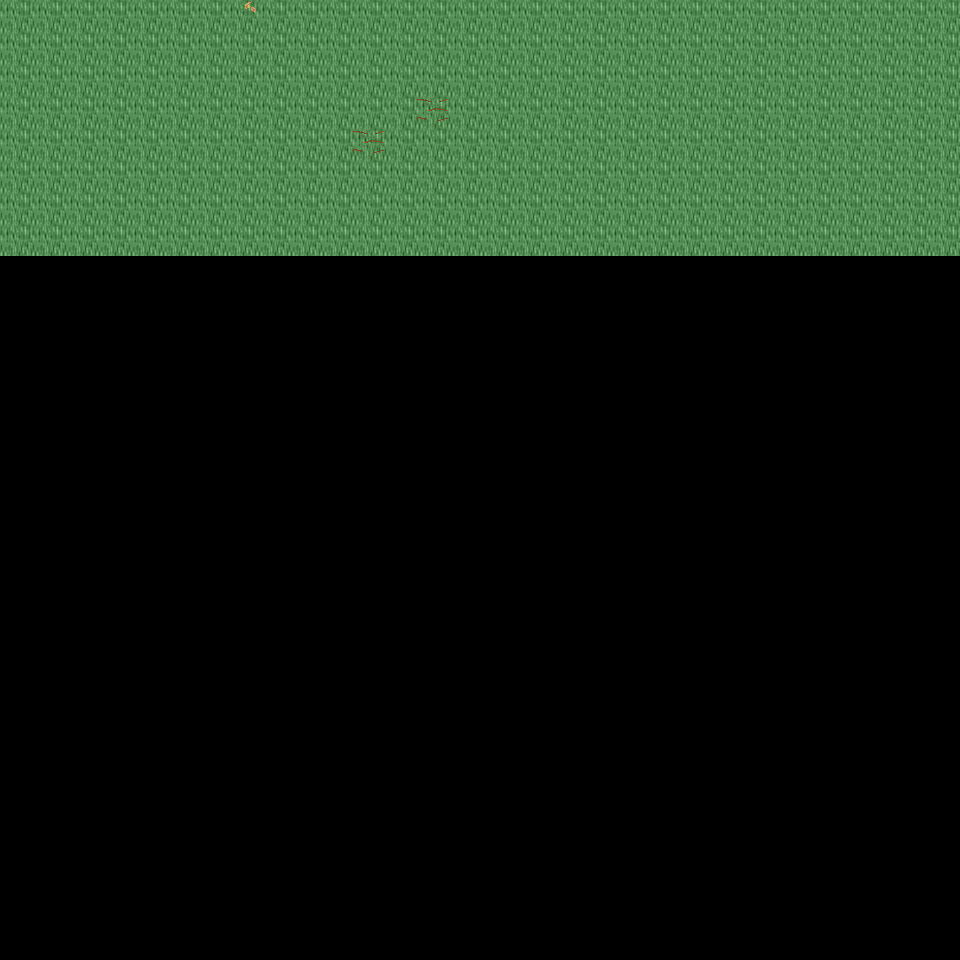

Tiled map render using the project's own tile images. Description and the map definition, with tile-layer contents summarised, below:
An orthogonal 30x30 tile map with 32x32 px tiles, 6 tile layers (Ground, Object, Object2, Above, ...), 50 tilesets and 3 objects (3x mapExit).

<map version="1.0" orientation="orthogonal" renderorder="right-down" width="30" height="30" tilewidth="32" tileheight="32" nextobjectid="4">
  <tileset firstgid="1" name="tileset_ground_ground" tilewidth="32" tileheight="32" tilecount="33" columns="3">
    <image source="../drawable/tileset_ground_ground.png" width="96" height="352" />
  </tileset>
  <tileset firstgid="34" name="tileset_building_castle" tilewidth="32" tileheight="32" tilecount="320" columns="20">
    <image source="../drawable/tileset_building_castle.png" width="640" height="512" />
  </tileset>
  <tileset firstgid="354" name="tileset_furniture_carpet_carpets_2" tilewidth="32" tileheight="32" tilecount="20" columns="4">
    <image source="../drawable/tileset_furniture_carpet_carpets_2.png" width="128" height="160" />
  </tileset>
  <tileset firstgid="374" name="tileset_ground_indoor_tiles" tilewidth="32" tileheight="32" tilecount="8" columns="2">
    <image source="../drawable/tileset_ground_indoor_tiles.png" width="64" height="128" />
  </tileset>
  <tileset firstgid="382" name="tileset_building_entrance_int_iron_bars" tilewidth="32" tileheight="32" tilecount="12" columns="3">
    <image source="../drawable/tileset_building_entrance_int_iron_bars.png" width="96" height="128" />
  </tileset>
  <tileset firstgid="394" name="tileset_plant_bush_hedge" tilewidth="32" tileheight="32" tilecount="35" columns="5">
    <image source="../drawable/tileset_plant_bush_hedge.png" width="160" height="224" />
  </tileset>
  <tileset firstgid="429" name="tileset_building_church" tilewidth="32" tileheight="32" tilecount="56" columns="8">
    <image source="../drawable/tileset_building_church.png" width="256" height="224" />
  </tileset>
  <tileset firstgid="485" name="tileset_logic_collision" tilewidth="32" tileheight="32" tilecount="1" columns="1">
    <image source="../drawable/tileset_logic_collision.png" width="32" height="32" />
  </tileset>
  <tileset firstgid="486" name="tileset_logic_item_vegetable" tilewidth="32" tileheight="32" tilecount="16" columns="8">
    <image source="../drawable/tileset_logic_item_vegetable.png" width="256" height="64" />
  </tileset>
  <tileset firstgid="502" name="tileset_ground_rock_rocks" tilewidth="32" tileheight="32" tilecount="4" columns="2">
    <image source="../drawable/tileset_ground_rock_rocks.png" width="64" height="64" />
  </tileset>
  <tileset firstgid="506" name="tileset_item_corpse_huge_animal" tilewidth="32" tileheight="32" tilecount="16" columns="2">
    <image source="../drawable/tileset_item_corpse_huge_animal.png" width="64" height="256" />
  </tileset>
  <tileset firstgid="522" name="tileset_plant_tree_dead_tree_4" tilewidth="32" tileheight="32" tilecount="20" columns="4">
    <image source="../drawable/tileset_plant_tree_dead_tree_4.png" width="128" height="160" />
  </tileset>
  <tileset firstgid="542" name="tileset_logic_creature_undead" tilewidth="32" tileheight="32" tilecount="16" columns="8">
    <image source="../drawable/tileset_logic_creature_undead.png" width="256" height="64" />
  </tileset>
  <tileset firstgid="558" name="tileset_plant_tree_dead_tree_2" tilewidth="32" tileheight="32" tilecount="20" columns="4">
    <image source="../drawable/tileset_plant_tree_dead_tree_2.png" width="128" height="160" />
  </tileset>
  <tileset firstgid="578" name="tileset_item_gothic_headstone_2" tilewidth="32" tileheight="32" tilecount="3" columns="1">
    <image source="../drawable/tileset_item_gothic_headstone_2.png" width="32" height="96" />
  </tileset>
  <tileset firstgid="581" name="tileset_building_house_3" tilewidth="32" tileheight="32" tilecount="48" columns="6">
    <image source="../drawable/tileset_building_house_3.png" width="192" height="256" />
  </tileset>
  <tileset firstgid="629" name="tileset_object_scarecrow" tilewidth="32" tileheight="32" tilecount="2" columns="1">
    <image source="../drawable/tileset_object_scarecrow.png" width="32" height="64" />
  </tileset>
  <tileset firstgid="631" name="tileset_plant_tree_fall_trees" tilewidth="32" tileheight="32" tilecount="40" columns="8">
    <image source="../drawable/tileset_plant_tree_fall_trees.png" width="256" height="160" />
  </tileset>
  <tileset firstgid="671" name="tileset_logic_creature_undead_fallen" tilewidth="32" tileheight="32" tilecount="16" columns="8">
    <image source="../drawable/tileset_logic_creature_undead_fallen.png" width="256" height="64" />
  </tileset>
  <tileset firstgid="687" name="tileset_building_decoration_orbpedestal" tilewidth="32" tileheight="32" tilecount="2" columns="1">
    <image source="../drawable/tileset_building_decoration_orbpedestal.png" width="32" height="64" />
  </tileset>
  <tileset firstgid="689" name="tileset_ground_rock_rocks_3" tilewidth="32" tileheight="32" tilecount="16" columns="4">
    <image source="../drawable/tileset_ground_rock_rocks_3.png" width="128" height="128" />
  </tileset>
  <tileset firstgid="705" name="tileset_plant_tree_chestnut_tree" tilewidth="32" tileheight="32" tilecount="20" columns="4">
    <image source="../drawable/tileset_plant_tree_chestnut_tree.png" width="128" height="160" />
  </tileset>
  <tileset firstgid="725" name="tileset_plant_stump_hollow_logs" tilewidth="32" tileheight="32" tilecount="6" columns="3">
    <image source="../drawable/tileset_plant_stump_hollow_logs.png" width="96" height="64" />
  </tileset>
  <tileset firstgid="731" name="tileset_logic_creature_golem" tilewidth="32" tileheight="32" tilecount="4" columns="4">
    <image source="../drawable/tileset_logic_creature_golem.png" width="128" height="32" />
  </tileset>
  <tileset firstgid="735" name="tileset_ground_grass_edges" tilewidth="32" tileheight="32" tilecount="36" columns="12">
    <image source="../drawable/tileset_ground_grass_edges.png" width="384" height="96" />
  </tileset>
  <tileset firstgid="771" name="tileset_ground_grass_corners" tilewidth="32" tileheight="32" tilecount="24" columns="6">
    <image source="../drawable/tileset_ground_grass_corners.png" width="192" height="128" />
  </tileset>
  <tileset firstgid="795" name="tileset_ground_water_pool" tilewidth="32" tileheight="32" tilecount="72" columns="3">
    <image source="../drawable/tileset_ground_water_pool.png" width="96" height="768" />
  </tileset>
  <tileset firstgid="867" name="tileset_ground_earth_edges" tilewidth="32" tileheight="32" tilecount="18" columns="6">
    <image source="../drawable/tileset_ground_earth_edges.png" width="192" height="96" />
  </tileset>
  <tileset firstgid="885" name="tileset_logic_creature_ent" tilewidth="32" tileheight="32" tilecount="4" columns="4">
    <image source="../drawable/tileset_logic_creature_ent.png" width="128" height="32" />
  </tileset>
  <tileset firstgid="889" name="tileset_plant_leaves" tilewidth="32" tileheight="32" tilecount="8" columns="4">
    <image source="../drawable/tileset_plant_leaves.png" width="128" height="64" />
  </tileset>
  <tileset firstgid="897" name="tileset_object_well_hoist" tilewidth="32" tileheight="32" tilecount="9" columns="3">
    <image source="../drawable/tileset_object_well_hoist.png" width="96" height="96" />
  </tileset>
  <tileset firstgid="906" name="tileset_building_stairs_grey_stone_stairs_down" tilewidth="32" tileheight="32" tilecount="6" columns="3">
    <image source="../drawable/tileset_building_stairs_grey_stone_stairs_down.png" width="96" height="64" />
  </tileset>
  <tileset firstgid="912" name="tileset_ground_green_paving" tilewidth="32" tileheight="32" tilecount="18" columns="3">
    <image source="../drawable/tileset_ground_green_paving.png" width="96" height="192" />
  </tileset>
  <tileset firstgid="930" name="tileset_plant_tree_tree_darkgreen" tilewidth="32" tileheight="32" tilecount="88" columns="8">
    <image source="../drawable/tileset_plant_tree_tree_darkgreen.png" width="256" height="352" />
  </tileset>
  <tileset firstgid="1018" name="tileset_light_dim_light_7x5" tilewidth="32" tileheight="32" tilecount="35" columns="7">
    <image source="../drawable/tileset_light_dim_light_7x5.png" width="224" height="160" />
  </tileset>
  <tileset firstgid="1053" name="tileset_furniture_light_lamp_bronze" tilewidth="32" tileheight="32" tilecount="3" columns="1">
    <image source="../drawable/tileset_furniture_light_lamp_bronze.png" width="32" height="96" />
  </tileset>
  <tileset firstgid="1056" name="tileset_light_light_5x5" tilewidth="32" tileheight="32" tilecount="25" columns="5">
    <image source="../drawable/tileset_light_light_5x5.png" width="160" height="160" />
  </tileset>
  <tileset firstgid="1081" name="tileset_plant_tree_pine_tree" tilewidth="32" tileheight="32" tilecount="20" columns="4">
    <image source="../drawable/tileset_plant_tree_pine_tree.png" width="128" height="160" />
  </tileset>
  <tileset firstgid="1101" name="tileset_plant_tree_pine_tree_1" tilewidth="32" tileheight="32" tilecount="20" columns="4">
    <image source="../drawable/tileset_plant_tree_pine_tree_1.png" width="128" height="160" />
  </tileset>
  <tileset firstgid="1121" name="tileset_furniture_chair_bench_wooden" tilewidth="32" tileheight="32" tilecount="8" columns="2">
    <image source="../drawable/tileset_furniture_chair_bench_wooden.png" width="64" height="128" />
  </tileset>
  <tileset firstgid="1129" name="tileset_plant_flower_flowers_mixed" tilewidth="32" tileheight="32" tilecount="16" columns="4">
    <image source="../drawable/tileset_plant_flower_flowers_mixed.png" width="128" height="128" />
  </tileset>
  <tileset firstgid="1145" name="tileset_building_thatched_roof_cottage1" tilewidth="32" tileheight="32" tilecount="20" columns="4">
    <image source="../drawable/tileset_building_thatched_roof_cottage1.png" width="128" height="160" />
  </tileset>
  <tileset firstgid="1165" name="tileset_item_blood_floor_stain" tilewidth="32" tileheight="32" tilecount="1" columns="1">
    <image source="../drawable/tileset_item_blood_floor_stain.png" width="32" height="32" />
  </tileset>
  <tileset firstgid="1166" name="tileset_item_firewood" tilewidth="32" tileheight="32" tilecount="12" columns="3">
    <image source="../drawable/tileset_item_firewood.png" width="96" height="128" />
  </tileset>
  <tileset firstgid="1178" name="tileset_item_gothic_headstone_1" tilewidth="32" tileheight="32" tilecount="1" columns="1">
    <image source="../drawable/tileset_item_gothic_headstone_1.png" width="32" height="32" />
  </tileset>
  <tileset firstgid="1179" name="tileset_item_gothic_tiny_headstone" tilewidth="32" tileheight="32" tilecount="1" columns="1">
    <image source="../drawable/tileset_item_gothic_tiny_headstone.png" width="32" height="32" />
  </tileset>
  <tileset firstgid="1180" name="tileset_plant_mosses" tilewidth="32" tileheight="32" tilecount="16" columns="4">
    <image source="../drawable/tileset_plant_mosses.png" width="128" height="128" />
  </tileset>
  <tileset firstgid="1196" name="tileset_building_fence_wooden_brown_fence" tilewidth="32" tileheight="32" tilecount="42" columns="7">
    <image source="../drawable/tileset_building_fence_wooden_brown_fence.png" width="224" height="192" />
  </tileset>
  <tileset firstgid="1238" name="tileset_logic_creature_undead_skeleton" tilewidth="32" tileheight="32" tilecount="6" columns="6">
    <image source="../drawable/tileset_logic_creature_undead_skeleton.png" width="192" height="32" />
  </tileset>
  <tileset firstgid="1244" name="tileset_logic_creature_undead_specter" tilewidth="32" tileheight="32" tilecount="6" columns="6">
    <image source="../drawable/tileset_logic_creature_undead_specter.png" width="192" height="32" />
  </tileset>
  <layer name="Ground" width="30" height="30">
    <data>[900 cells, 240 non-empty, 1 distinct tile ids]</data>
  </layer>
  <layer name="Object" width="30" height="30">
    <data>[900 cells, 3 non-empty, 2 distinct tile ids]</data>
  </layer>
  <layer name="Object2" width="30" height="30">
    <data>[900 cells, 0 non-empty, 0 distinct tile ids]</data>
  </layer>
  <layer name="Above" width="30" height="30">
    <data>[900 cells, 0 non-empty, 0 distinct tile ids]</data>
  </layer>
  <layer name="Above2" width="30" height="30">
    <data>[900 cells, 0 non-empty, 0 distinct tile ids]</data>
  </layer>
  <layer name="Walkable" width="30" height="30">
    <data>[900 cells, 0 non-empty, 0 distinct tile ids]</data>
  </layer>
  <objectgroup name="MapEvents">
    <object id="1" name="north" type="mapExit" x="0" y="0" width="960" height="32">
      <properties>
        <property name="map" value="level_0_x223_y62" />
        <property name="x" value="0" />
        <property name="y" value="28" />
      </properties>
    </object>
    <object id="2" name="west" type="mapExit" x="0" y="0" width="32" height="960">
      <properties>
        <property name="map" value="level_0_x222_y63" />
        <property name="x" value="28" />
        <property name="y" value="0" />
      </properties>
    </object>
    <object id="3" name="east" type="mapExit" x="928" y="0" width="32" height="960">
      <properties>
        <property name="map" value="level_0_x224_y63" />
        <property name="x" value="1" />
        <property name="y" value="0" />
      </properties>
    </object>
  </objectgroup>
</map>
